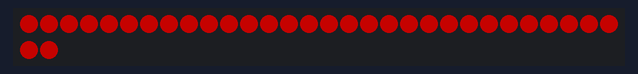
Recording of a sketch running on a simulated Arduino Uno, built with avr-gcc and run on an emulated ATmega328P. Parts: 32 RGB LEDs in strip order, left to right, continuing on the next row. Dim RGB values are drawn brighter than linear.

Above: at 0.11 s.
At 4.21 s:
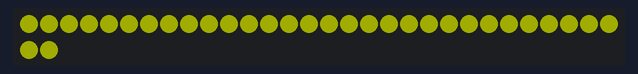
At 9.97 s:
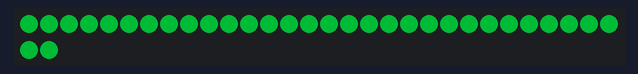
At 19.94 s:
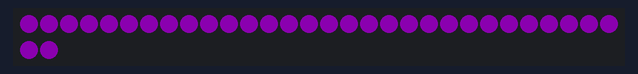
At 29.9 s:
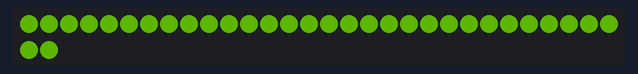
At 39.86 s:
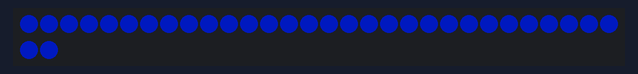

The sketch:

floraneopixel.ino
```cpp
//https://learn.adafruit.com/adafruit-neopixel-uberguide/arduino-library-use
#include <Adafruit_NeoPixel.h>
#ifdef __AVR__
#include <avr/power.h>
#endif

#define PIN 9
#define NUM_LEDS 32 //gets a tiny bit hot at 64
#define BRIGHTNESS 95
#define WAIT 30

Adafruit_NeoPixel strip = Adafruit_NeoPixel(NUM_LEDS, PIN, NEO_GRB + NEO_KHZ800);


void setup() {
  strip.setBrightness(BRIGHTNESS);
  strip.begin();
  for (int i = 0; i < NUM_LEDS; i++) {
    strip.setPixelColor(i, 0, 0, 0);
  }
  strip.show(); // Initialize all pixels to 'off'
}

int r = 255;
int g = 0;
int b = 0;

// rainbow wave
void loop() {
  for (int j = 0; j < 255; j++) {
    r--;
    g++;
    drawAll();
  }
  for (int j = 0; j < 255; j++) {
    g--;
    b++;
    drawAll();
  }
  for (int j = 0; j < 255; j++) {
    r++;
    b--;
    drawAll();
  }
}

void drawAll() {
  for (int i = 0; i < NUM_LEDS; i++) {
    strip.setPixelColor(i, r, g, b);
  }
  strip.show();
  delay(WAIT);
}


//void loop() {
//  for (int i = 0; i < NUM_LEDS/2; i++) {
//    for (int j = 0; j < NUM_LEDS; j++) {
//      strip.setPixelColor(j, 0, 0, 0);
//    }
//    strip.setPixelColor(i, 255, 0, 0);
//    strip.setPixelColor(i + 1, 224, 32, 0);
//    strip.setPixelColor(i + 2, 192, 64, 0);
//    strip.setPixelColor(i + 3, 160, 128, 0);
//    strip.setPixelColor(i + 4, 128, 160, 0);
//    strip.setPixelColor(i + 5, 96, 192, 0);
//    strip.setPixelColor(i + 6, 64, 224, 0);
//    strip.setPixelColor(i + 7, 32, 255, 0);
//
//    strip.setPixelColor(i + 8, 0, 255, 0);
//    strip.setPixelColor(i + 9, 0, 224, 32);
//    strip.setPixelColor(i + 10, 0, 192, 64);
//    strip.setPixelColor(i + 11, 0, 160, 128);
//    strip.setPixelColor(i + 12, 0, 128, 160);
//    strip.setPixelColor(i + 13, 0, 96, 192);
//    strip.setPixelColor(i + 14, 0, 32, 224);
//    strip.setPixelColor(i + 15, 0, 0, 255);
//
//    strip.show();
//    delay(WAIT);
//  }
//
//  for (int i = NUM_LEDS/2; i > 1; i--) {
//    for (int j = 0; j < NUM_LEDS; j++) {
//      strip.setPixelColor(j, 0, 0, 0);
//    }
//    strip.setPixelColor(i, 255, 0, 0);
//    strip.setPixelColor(i + 1, 224, 32, 0);
//    strip.setPixelColor(i + 2, 192, 64, 0);
//    strip.setPixelColor(i + 3, 160, 128, 0);
//    strip.setPixelColor(i + 4, 128, 160, 0);
//    strip.setPixelColor(i + 5, 96, 192, 0);
//    strip.setPixelColor(i + 6, 64, 224, 0);
//    strip.setPixelColor(i + 7, 32, 255, 0);
//
//    strip.setPixelColor(i + 8, 0, 255, 0);
//    strip.setPixelColor(i + 9, 0, 224, 32);
//    strip.setPixelColor(i + 10, 0, 192, 64);
//    strip.setPixelColor(i + 11, 0, 160, 128);
//    strip.setPixelColor(i + 12, 0, 128, 160);
//    strip.setPixelColor(i + 13, 0, 96, 192);
//    strip.setPixelColor(i + 14, 0, 32, 224);
//    strip.setPixelColor(i + 15, 0, 0, 255);
//
//    strip.show();
//    delay(WAIT);
//  }
//}
```
